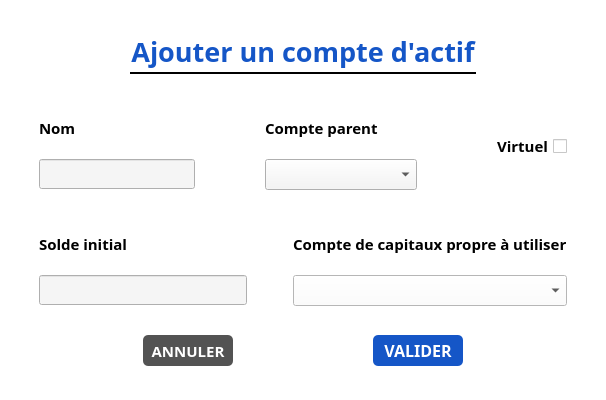
<?xml version="1.0" encoding="UTF-8"?>
<ui version="4.0">
 <class>AjouterCompteModal</class>
 <widget class="QMainWindow" name="AjouterCompteModal">
  <property name="geometry">
   <rect>
    <x>0</x>
    <y>0</y>
    <width>606</width>
    <height>400</height>
   </rect>
  </property>
  <property name="sizePolicy">
   <sizepolicy hsizetype="Fixed" vsizetype="Fixed">
    <horstretch>0</horstretch>
    <verstretch>0</verstretch>
   </sizepolicy>
  </property>
  <property name="minimumSize">
   <size>
    <width>606</width>
    <height>400</height>
   </size>
  </property>
  <property name="maximumSize">
   <size>
    <width>606</width>
    <height>400</height>
   </size>
  </property>
  <property name="windowTitle">
   <string>Treasurer - Ajout d'un compte</string>
  </property>
  <widget class="QWidget" name="centralwidget">
   <property name="styleSheet">
    <string notr="true">background: #ffffff;</string>
   </property>
   <layout class="QGridLayout" name="gridLayout">
    <item row="2" column="0">
     <layout class="QHBoxLayout" name="horizontalLayout_4">
      <item>
       <layout class="QVBoxLayout" name="verticalLayout_5">
        <property name="leftMargin">
         <number>30</number>
        </property>
        <property name="rightMargin">
         <number>20</number>
        </property>
        <item>
         <widget class="QLabel" name="label_4">
          <property name="sizePolicy">
           <sizepolicy hsizetype="MinimumExpanding" vsizetype="Preferred">
            <horstretch>0</horstretch>
            <verstretch>0</verstretch>
           </sizepolicy>
          </property>
          <property name="minimumSize">
           <size>
            <width>0</width>
            <height>50</height>
           </size>
          </property>
          <property name="maximumSize">
           <size>
            <width>16777215</width>
            <height>50</height>
           </size>
          </property>
          <property name="font">
           <font>
            <family>Raleway</family>
            <pointsize>11</pointsize>
            <weight>75</weight>
            <bold>true</bold>
           </font>
          </property>
          <property name="text">
           <string>Solde initial</string>
          </property>
         </widget>
        </item>
        <item>
         <widget class="QLineEdit" name="soldeInitial">
          <property name="enabled">
           <bool>true</bool>
          </property>
          <property name="minimumSize">
           <size>
            <width>0</width>
            <height>30</height>
           </size>
          </property>
          <property name="maximumSize">
           <size>
            <width>16777215</width>
            <height>30</height>
           </size>
          </property>
          <property name="font">
           <font>
            <family>Raleway</family>
            <pointsize>11</pointsize>
           </font>
          </property>
          <property name="styleSheet">
           <string notr="true">background: #f5f5f5;</string>
          </property>
         </widget>
        </item>
       </layout>
      </item>
      <item>
       <layout class="QVBoxLayout" name="verticalLayout_4">
        <property name="leftMargin">
         <number>20</number>
        </property>
        <property name="rightMargin">
         <number>30</number>
        </property>
        <item>
         <widget class="QLabel" name="label_5">
          <property name="sizePolicy">
           <sizepolicy hsizetype="MinimumExpanding" vsizetype="Preferred">
            <horstretch>0</horstretch>
            <verstretch>0</verstretch>
           </sizepolicy>
          </property>
          <property name="minimumSize">
           <size>
            <width>0</width>
            <height>50</height>
           </size>
          </property>
          <property name="maximumSize">
           <size>
            <width>16777215</width>
            <height>50</height>
           </size>
          </property>
          <property name="font">
           <font>
            <family>Raleway</family>
            <pointsize>11</pointsize>
            <weight>75</weight>
            <bold>true</bold>
           </font>
          </property>
          <property name="text">
           <string>Compte de capitaux propre à utiliser</string>
          </property>
         </widget>
        </item>
        <item>
         <widget class="QComboBox" name="comptesCapitauxPropres">
          <property name="minimumSize">
           <size>
            <width>214</width>
            <height>31</height>
           </size>
          </property>
          <property name="maximumSize">
           <size>
            <width>16777215</width>
            <height>31</height>
           </size>
          </property>
          <property name="font">
           <font>
            <family>Raleway</family>
            <pointsize>11</pointsize>
           </font>
          </property>
          <property name="styleSheet">
           <string notr="true">QComboBox {background-color: #f5f5f5};</string>
          </property>
         </widget>
        </item>
       </layout>
      </item>
     </layout>
    </item>
    <item row="1" column="0">
     <layout class="QHBoxLayout" name="horizontalLayout_2">
      <property name="spacing">
       <number>30</number>
      </property>
      <item>
       <layout class="QVBoxLayout" name="verticalLayout_3">
        <property name="spacing">
         <number>6</number>
        </property>
        <property name="leftMargin">
         <number>30</number>
        </property>
        <property name="rightMargin">
         <number>20</number>
        </property>
        <item>
         <widget class="QLabel" name="label_3">
          <property name="sizePolicy">
           <sizepolicy hsizetype="Preferred" vsizetype="Preferred">
            <horstretch>0</horstretch>
            <verstretch>0</verstretch>
           </sizepolicy>
          </property>
          <property name="minimumSize">
           <size>
            <width>0</width>
            <height>50</height>
           </size>
          </property>
          <property name="maximumSize">
           <size>
            <width>16777215</width>
            <height>50</height>
           </size>
          </property>
          <property name="font">
           <font>
            <family>Raleway</family>
            <pointsize>11</pointsize>
            <weight>75</weight>
            <bold>true</bold>
           </font>
          </property>
          <property name="text">
           <string>Nom</string>
          </property>
         </widget>
        </item>
        <item>
         <widget class="QLineEdit" name="nom">
          <property name="sizePolicy">
           <sizepolicy hsizetype="Expanding" vsizetype="Fixed">
            <horstretch>0</horstretch>
            <verstretch>0</verstretch>
           </sizepolicy>
          </property>
          <property name="minimumSize">
           <size>
            <width>152</width>
            <height>30</height>
           </size>
          </property>
          <property name="font">
           <font>
            <family>Raleway</family>
            <pointsize>11</pointsize>
           </font>
          </property>
          <property name="styleSheet">
           <string notr="true">background: #f5f5f5;</string>
          </property>
         </widget>
        </item>
       </layout>
      </item>
      <item>
       <layout class="QVBoxLayout" name="verticalLayout_6">
        <property name="spacing">
         <number>6</number>
        </property>
        <property name="leftMargin">
         <number>20</number>
        </property>
        <property name="rightMargin">
         <number>20</number>
        </property>
        <item>
         <widget class="QLabel" name="label_6">
          <property name="minimumSize">
           <size>
            <width>0</width>
            <height>50</height>
           </size>
          </property>
          <property name="maximumSize">
           <size>
            <width>16777215</width>
            <height>50</height>
           </size>
          </property>
          <property name="font">
           <font>
            <family>Raleway</family>
            <pointsize>11</pointsize>
            <weight>75</weight>
            <bold>true</bold>
           </font>
          </property>
          <property name="text">
           <string>Compte parent</string>
          </property>
         </widget>
        </item>
        <item>
         <widget class="QComboBox" name="comptesParents">
          <property name="minimumSize">
           <size>
            <width>152</width>
            <height>31</height>
           </size>
          </property>
          <property name="maximumSize">
           <size>
            <width>152</width>
            <height>31</height>
           </size>
          </property>
          <property name="font">
           <font>
            <family>Raleway</family>
            <pointsize>11</pointsize>
           </font>
          </property>
          <property name="styleSheet">
           <string notr="true">background: #f5f5f5;</string>
          </property>
         </widget>
        </item>
       </layout>
      </item>
      <item>
       <layout class="QVBoxLayout" name="verticalLayout_2">
        <property name="leftMargin">
         <number>20</number>
        </property>
        <property name="rightMargin">
         <number>30</number>
        </property>
        <item>
         <layout class="QHBoxLayout" name="horizontalLayout_3">
          <property name="spacing">
           <number>0</number>
          </property>
          <property name="bottomMargin">
           <number>0</number>
          </property>
          <item>
           <widget class="QCheckBox" name="virtuel">
            <property name="sizePolicy">
             <sizepolicy hsizetype="Fixed" vsizetype="Fixed">
              <horstretch>0</horstretch>
              <verstretch>0</verstretch>
             </sizepolicy>
            </property>
            <property name="minimumSize">
             <size>
              <width>80</width>
              <height>30</height>
             </size>
            </property>
            <property name="maximumSize">
             <size>
              <width>80</width>
              <height>30</height>
             </size>
            </property>
            <property name="font">
             <font>
              <family>Raleway</family>
              <pointsize>11</pointsize>
              <weight>75</weight>
              <bold>true</bold>
             </font>
            </property>
            <property name="layoutDirection">
             <enum>Qt::RightToLeft</enum>
            </property>
            <property name="styleSheet">
             <string notr="true"/>
            </property>
            <property name="text">
             <string>Virtuel</string>
            </property>
            <property name="iconSize">
             <size>
              <width>30</width>
              <height>30</height>
             </size>
            </property>
            <property name="tristate">
             <bool>false</bool>
            </property>
           </widget>
          </item>
         </layout>
        </item>
       </layout>
      </item>
     </layout>
    </item>
    <item row="0" column="0">
     <layout class="QVBoxLayout" name="verticalLayout">
      <item>
       <layout class="QHBoxLayout" name="horizontalLayout">
        <item>
         <spacer name="horizontalSpacer_2">
          <property name="orientation">
           <enum>Qt::Horizontal</enum>
          </property>
          <property name="sizeHint" stdset="0">
           <size>
            <width>40</width>
            <height>20</height>
           </size>
          </property>
         </spacer>
        </item>
        <item>
         <layout class="QVBoxLayout" name="verticalLayout_9">
          <property name="spacing">
           <number>0</number>
          </property>
          <item>
           <widget class="QLabel" name="titreModal">
            <property name="minimumSize">
             <size>
              <width>0</width>
              <height>40</height>
             </size>
            </property>
            <property name="maximumSize">
             <size>
              <width>16777215</width>
              <height>40</height>
             </size>
            </property>
            <property name="font">
             <font>
              <family>Raleway</family>
              <pointsize>20</pointsize>
              <weight>75</weight>
              <bold>true</bold>
             </font>
            </property>
            <property name="styleSheet">
             <string notr="true">color: #1556C7;</string>
            </property>
            <property name="text">
             <string>&lt;html&gt;&lt;head/&gt;&lt;body&gt;&lt;p align=&quot;center&quot;&gt;Ajouter un compte d'actif&lt;/p&gt;&lt;/body&gt;&lt;/html&gt;</string>
            </property>
           </widget>
          </item>
          <item>
           <widget class="QWidget" name="widget_2" native="true">
            <property name="minimumSize">
             <size>
              <width>0</width>
              <height>2</height>
             </size>
            </property>
            <property name="maximumSize">
             <size>
              <width>16777215</width>
              <height>2</height>
             </size>
            </property>
            <property name="styleSheet">
             <string notr="true">background: #000000;</string>
            </property>
           </widget>
          </item>
         </layout>
        </item>
        <item>
         <spacer name="horizontalSpacer">
          <property name="orientation">
           <enum>Qt::Horizontal</enum>
          </property>
          <property name="sizeHint" stdset="0">
           <size>
            <width>40</width>
            <height>20</height>
           </size>
          </property>
         </spacer>
        </item>
       </layout>
      </item>
     </layout>
    </item>
    <item row="3" column="0">
     <layout class="QHBoxLayout" name="horizontalLayout_5">
      <property name="topMargin">
       <number>0</number>
      </property>
      <property name="bottomMargin">
       <number>0</number>
      </property>
      <item>
       <widget class="QPushButton" name="cancel_button">
        <property name="sizePolicy">
         <sizepolicy hsizetype="Fixed" vsizetype="Fixed">
          <horstretch>0</horstretch>
          <verstretch>0</verstretch>
         </sizepolicy>
        </property>
        <property name="minimumSize">
         <size>
          <width>90</width>
          <height>31</height>
         </size>
        </property>
        <property name="maximumSize">
         <size>
          <width>90</width>
          <height>31</height>
         </size>
        </property>
        <property name="font">
         <font>
          <family>Raleway</family>
          <pointsize>11</pointsize>
          <weight>75</weight>
          <bold>true</bold>
         </font>
        </property>
        <property name="styleSheet">
         <string notr="true">QPushButton{
background : #535353;
color : #FFFFFF;
font-weight: bold;
border-radius: 5px;
border: none;
}</string>
        </property>
        <property name="text">
         <string>ANNULER</string>
        </property>
       </widget>
      </item>
      <item>
       <widget class="QPushButton" name="validate_button">
        <property name="sizePolicy">
         <sizepolicy hsizetype="Fixed" vsizetype="Fixed">
          <horstretch>0</horstretch>
          <verstretch>0</verstretch>
         </sizepolicy>
        </property>
        <property name="minimumSize">
         <size>
          <width>90</width>
          <height>31</height>
         </size>
        </property>
        <property name="maximumSize">
         <size>
          <width>90</width>
          <height>31</height>
         </size>
        </property>
        <property name="font">
         <font>
          <family>Raleway</family>
          <pointsize>12</pointsize>
          <weight>75</weight>
          <bold>true</bold>
         </font>
        </property>
        <property name="styleSheet">
         <string notr="true">QPushButton{
background : #1556C7;
color : #FFFFFF;
font-weight: bold;
border-radius: 5px;
border: none;
}</string>
        </property>
        <property name="text">
         <string>VALIDER</string>
        </property>
       </widget>
      </item>
     </layout>
    </item>
   </layout>
  </widget>
 </widget>
 <resources/>
 <connections/>
</ui>
